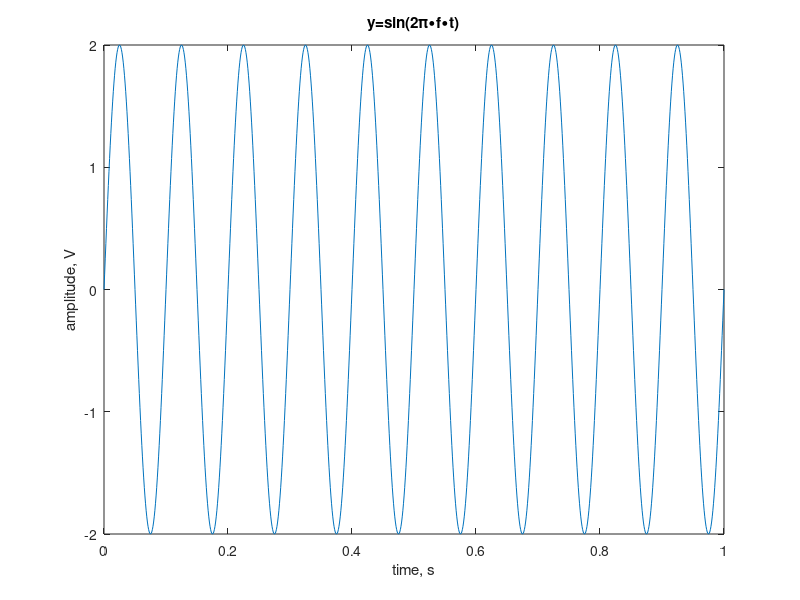

The MATLAB script that drew this image:
%%By Soviet & L_DelOff

A=2;
f=10;
% create figure and axes
fig=figure;
ax=axes;
t=0:0.001:1;
y=A*sin(2*pi*f*t);
plot(t,y)
title('y=sin(2\pi\bulletf\bullett)')
xlabel('time, s')
ylabel('amplitude, V')